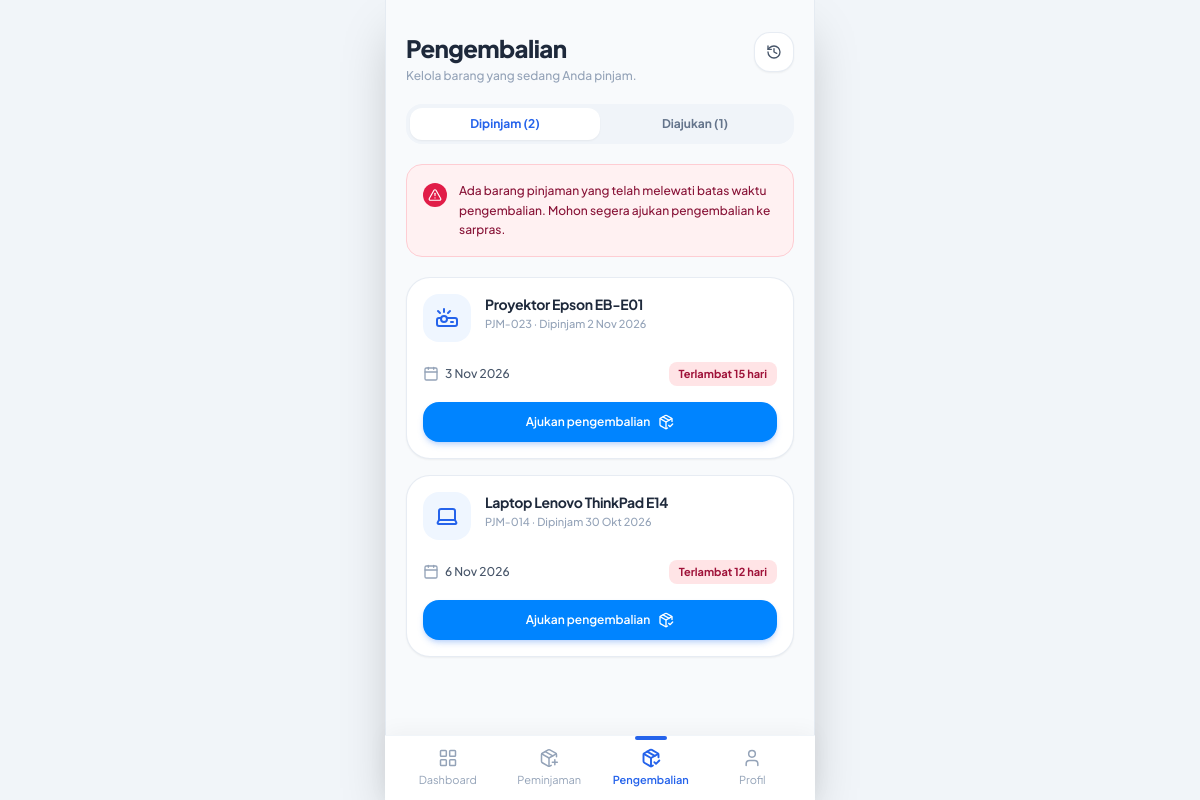
The app's page /pengembalian.php (signed in) with its own data.
### tables this page shows
CREATE TABLE IF NOT EXISTS `peminjaman` (
    `id` INT AUTO_INCREMENT PRIMARY KEY,
    `kode_peminjaman` VARCHAR(50) NOT NULL UNIQUE,
    `user_id` INT NOT NULL,
    `barang_id` INT NOT NULL,
    `jumlah` INT NOT NULL DEFAULT 1,
    `tgl_pinjam` DATE NOT NULL,
    `tgl_kembali_rencana` DATE NOT NULL,
    `tgl_kembali_aktual` DATE DEFAULT NULL,
    `status` ENUM('menunggu', 'disetujui', 'ditolak', 'dikembalikan') NOT NULL DEFAULT 'menunggu',
    `alasan_pinjam` TEXT DEFAULT NULL,
    `alasan_tolak` TEXT DEFAULT NULL,
    `created_at` DATETIME DEFAULT CURRENT_TIMESTAMP,
    FOREIGN KEY (`user_id`) REFERENCES `users`(`id`) ON DELETE CASCADE,
    FOREIGN KEY (`barang_id`) REFERENCES `barang`(`id`) ON DELETE CASCADE
);

CREATE TABLE IF NOT EXISTS `barang` (
    `id` INT AUTO_INCREMENT PRIMARY KEY,
    `kode_barang` VARCHAR(50) NOT NULL UNIQUE,
    `nama_barang` VARCHAR(100) NOT NULL,
    `kategori_id` INT NOT NULL,
    `stok_total` INT NOT NULL DEFAULT 1,
    `stok_tersedia` INT NOT NULL DEFAULT 1,
    `ikon` VARCHAR(50) DEFAULT 'laptop',  
    `deskripsi` TEXT DEFAULT NULL,
    `created_at` DATETIME DEFAULT CURRENT_TIMESTAMP,
    FOREIGN KEY (`kategori_id`) REFERENCES `kategori`(`id`) ON DELETE CASCADE
);

### includes/auth_check.php (called while the page is built, shortened)
<?php
function format_tgl_pendek($date_str) {
    $timestamp = strtotime($date_str);
    $bulan = [
        1 => 'Jan', 'Feb', 'Mar', 'Apr', 'Mei', 'Jun',
        'Jul', 'Agu', 'Sep', 'Okt', 'Nov', 'Des'
    ];
    $tgl = date('j', $timestamp);
    $bln_nama = $bulan[(int)date('n', $timestamp)];
    $thn = date('Y', $timestamp);
    return "{$tgl} {$bln_nama} {$thn}";
}
function get_sisa_hari_info($date_str) {
    try {
        $today = new DateTime(date('Y-m-d'));
        $target = new DateTime(date('Y-m-d', strtotime($date_str)));
        $diff = $today->diff($target);
        $days = (int)$diff->format('%r%a');
        if ($days < 0) {
            $late = abs($days);
            return [
                'days' => $days,
                'badge_text' => "Terlambat {$late} hari",
                'badge_class' => 'bg-rose-100 text-rose-800 font-bold',
                'status' => 'overdue'
            ];
        }
    } catch (Exception $e) {
        return [
            'days' => 0,
            'badge_text' => '-',
            'badge_class' => 'bg-slate-100 text-slate-600',
            'status' => 'error'
        ];
    }
}

### pengembalian.php (the view, shortened to what this page needs)
<?php
require_once __DIR__ . '/includes/auth_check.php';
$user = get_current_user_data();
$current_tab = $_GET['tab'] ?? 'dipinjam';
$stmt_dipinjam = $pdo->prepare("
    SELECT p.*, b.nama_barang, b.kode_barang, b.ikon
    FROM peminjaman p
    JOIN barang b ON p.barang_id = b.id
    WHERE p.user_id = :uid AND p.status = 'disetujui' AND p.tgl_kembali_aktual IS NULL
    ORDER BY p.tgl_kembali_rencana ASC
");
$stmt_dipinjam->execute([':uid' => $user['id']]);
$loans_dipinjam = $stmt_dipinjam->fetchAll();
$stmt_diajukan = $pdo->prepare("
    SELECT p.*, b.nama_barang, b.kode_barang, b.ikon
    FROM peminjaman p
    JOIN barang b ON p.barang_id = b.id
    WHERE p.user_id = :uid AND p.status = 'menunggu'
    ORDER BY p.id DESC
");
$stmt_diajukan->execute([':uid' => $user['id']]);
$loans_diajukan = $stmt_diajukan->fetchAll();
$count_dipinjam = count($loans_dipinjam);
$count_diajukan = count($loans_diajukan);
require_once __DIR__ . '/includes/header.php';
?>
<div class="px-5 pt-8 pb-6 flex-1 flex flex-col">
    <div class="flex items-start justify-between mb-5">
        <div>
            <h1 class="text-2xl font-extrabold text-slate-800 tracking-tight">Pengembalian</h1>
            <p class="text-xs text-slate-400 mt-1 font-medium">Kelola barang yang sedang Anda pinjam.</p>
        </div>
        <button type="button" onclick="window.location.href='dashboard.php'" class="w-10 h-10 rounded-2xl bg-white border border-slate-200/80 shadow-sm flex items-center justify-center text-slate-600 hover:text-blue-600 transition-colors" title="Riwayat">
            <i data-lucide="history" class="w-4 h-4"></i>
        </button>
    </div>
    <div class="bg-[#f0f4f9] p-1 rounded-2xl flex items-center mb-5">
        <a href="pengembalian.php?tab=dipinjam" class="flex-1 py-2 text-center text-xs font-bold rounded-xl transition-all <?= $current_tab === 'dipinjam' ? 'bg-white text-blue-600 shadow-sm' : 'text-slate-500 hover:text-slate-700' ?>">
            Dipinjam (<?= $count_dipinjam ?>)
        </a>
        <a href="pengembalian.php?tab=diajukan" class="flex-1 py-2 text-center text-xs font-bold rounded-xl transition-all <?= $current_tab === 'diajukan' ? 'bg-white text-blue-600 shadow-sm' : 'text-slate-500 hover:text-slate-700' ?>">
            Diajukan (<?= $count_diajukan ?>)
        </a>
    </div>
    <?php if ($current_tab === 'dipinjam'): ?>
        <?php
        $has_overdue = false;
        foreach ($loans_dipinjam as $loan_check) {
            $chk = get_sisa_hari_info($loan_check['tgl_kembali_rencana']);
            if ($chk['status'] === 'overdue') {
                $has_overdue = true;
            } elseif ($chk['status'] === 'today' || $chk['status'] === 'tomorrow') {
                $has_urgent = true;
            }
        }
        ?>
        <?php if ($has_overdue): ?>
            <div class="mb-5 p-4 rounded-2xl bg-rose-50 border border-rose-200 flex items-start gap-3">
                <div class="w-6 h-6 rounded-full bg-rose-600 text-white flex items-center justify-center shrink-0 mt-0.5">
                    <i data-lucide="alert-triangle" class="w-3.5 h-3.5"></i>
                </div>
                <p class="text-xs text-rose-900 leading-relaxed font-medium">
                    Ada barang pinjaman yang telah melewati batas waktu pengembalian. Mohon segera ajukan pengembalian ke sarpras.
                </p>
            </div>
        <?php endif; ?>
        <div class="space-y-4 flex-1">
            <?php if (empty($loans_dipinjam)): ?>
                <div class="bg-white rounded-3xl p-8 text-center text-slate-400 border border-slate-100 shadow-sm">
                    <i data-lucide="package-check" class="w-10 h-10 mx-auto mb-2 opacity-50 text-blue-500"></i>
                    <p class="text-xs font-semibold text-slate-700">Tidak ada tanggungan pinjaman</p>
                    <p class="text-[11px] text-slate-400 mt-1">Anda sedang tidak meminjam sarana & prasarana saat ini.</p>
                </div>
            <?php else: ?>
                <?php foreach ($loans_dipinjam as $idx => $loan): ?>
                    <?php $due_info = get_sisa_hari_info($loan['tgl_kembali_rencana']); ?>
                    <div class="bg-white p-4 rounded-3xl border border-slate-200/80 shadow-sm space-y-4">
                        <div class="flex items-start gap-3.5">
                            <div class="w-12 h-12 rounded-2xl bg-blue-50 text-blue-600 flex items-center justify-center shrink-0">
                                <?php if ($loan['ikon'] === 'proyektor'): ?>
                                    <i data-lucide="projector" class="w-6 h-6"></i>
                                <?php elseif ($loan['ikon'] === 'mouse'): ?>
                                    <i data-lucide="mouse" class="w-6 h-6"></i>
                                <?php else: ?>
                                    <i data-lucide="laptop" class="w-6 h-6"></i>
                                <?php endif; ?>
                            </div>
                            <div class="flex-1 min-w-0">
                                <h3 class="font-bold text-slate-800 text-sm tracking-tight truncate"><?= htmlspecialchars($loan['nama_barang']) ?></h3>
                                <p class="text-[11px] text-slate-400 font-medium mt-0.5">
                                    <?= htmlspecialchars($loan['kode_peminjaman']) ?> · Dipinjam <?= format_tgl_pendek($loan['tgl_pinjam']) ?>
                                </p>
                            </div>
                        </div>
                        <div class="flex items-center justify-between text-xs pt-1">
                            <div class="flex items-center gap-1.5 text-slate-600 font-medium text-xs">
                                <i data-lucide="calendar" class="w-4 h-4 text-slate-400"></i>
                                <span><?= format_tgl_pendek($loan['tgl_kembali_rencana']) ?></span>
                            </div>
                            <span class="<?= $due_info['badge_class'] ?> text-[11px] px-2.5 py-1 rounded-lg">
                                <?= $due_info['badge_text'] ?>
                            </span>
                        </div>
                        <div>
                            <button
                                type="button"
                                onclick="openReturnModal(<?= $loan['id'] ?>, '<?= htmlspecialchars(addslashes($loan['nama_barang'])) ?>')"
                                class="w-full py-3 rounded-2xl bg-[#0084ff] hover:bg-blue-600 active:scale-[0.99] text-white font-semibold text-xs flex items-center justify-center gap-2 shadow-md shadow-blue-500/25 transition-all">
                                <span>Ajukan pengembalian</span>
                                <i data-lucide="package-check" class="w-4 h-4"></i>
                            </button>
                        </div>
                    </div>
                <?php endforeach; ?>
            <?php endif; ?>
        </div>
    <?php endif; ?>
</div>
<?php require_once __DIR__ . '/includes/bottom_nav.php'; ?>
</body>
</html>

### assets/css/style.css (style rules this page uses)
* { -webkit-tap-highlight-color: transparent; }
body { background-color: #e2e8f0; }

### records on screen
peminjaman: barang.nama_barang "Proyektor Epson EB-E01", kode_peminjaman "PJM-023", tgl_pinjam "2 Nov 2026", tgl_kembali_rencana "3 Nov 2026", tgl_kembali_rencana "Terlambat 15 hari"
peminjaman: barang.nama_barang "Laptop Lenovo ThinkPad E14", kode_peminjaman "PJM-014", tgl_pinjam "30 Okt 2026", tgl_kembali_rencana "6 Nov 2026", tgl_kembali_rencana "Terlambat 12 hari"

### other values on screen
$count_dipinjam "2"
$count_diajukan "1"
